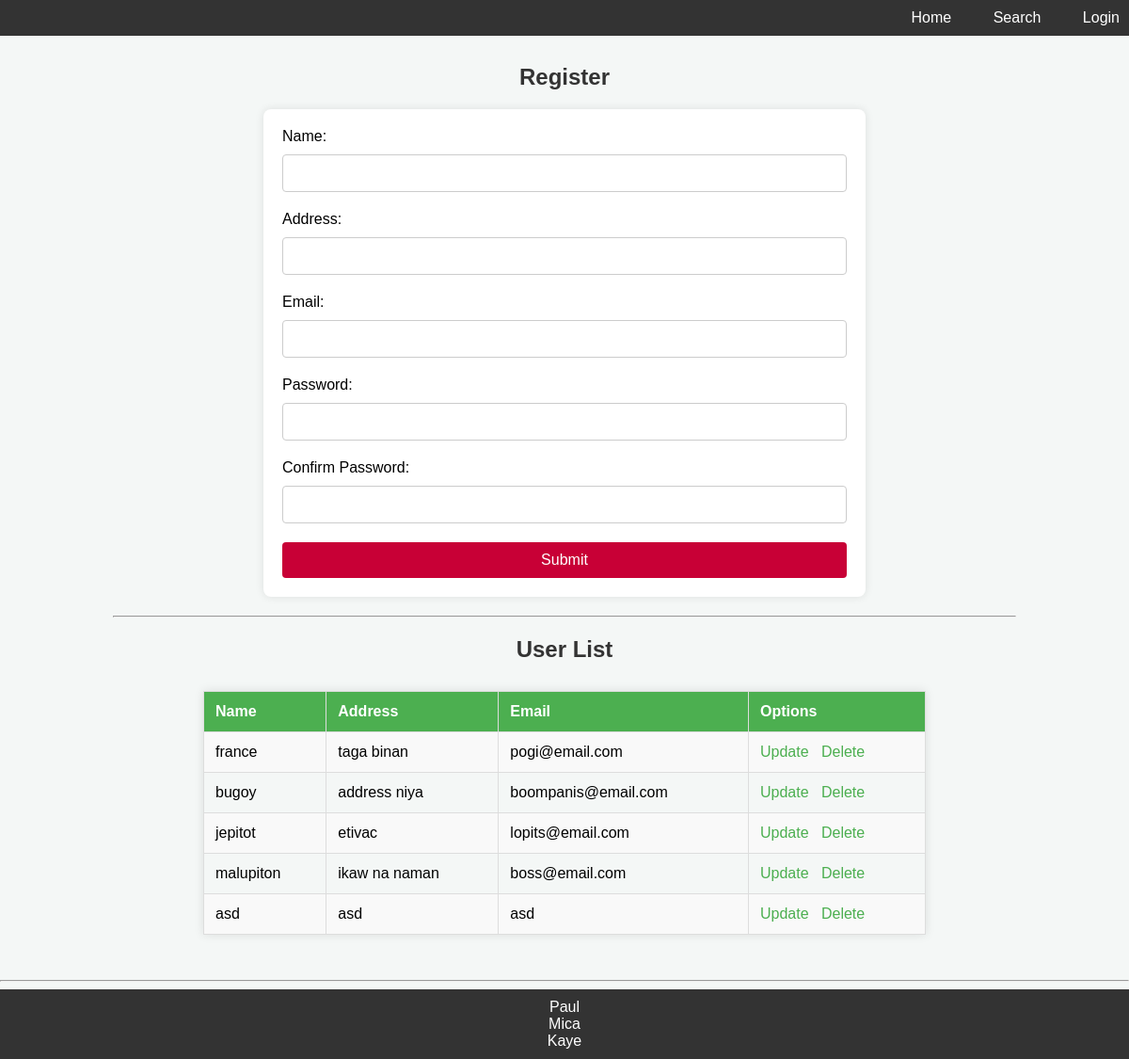
The app's page /user/index.php with its own data.
### tables this page shows
CREATE TABLE `mytbl` (
  `id` int(11) NOT NULL,
  `name` varchar(255) NOT NULL,
  `address` varchar(255) NOT NULL,
  `email` varchar(255) NOT NULL
);

### user/index.php (the view, shortened to what this page needs)
<?php
$name = $address = $email = $password = $cpassword =  "";
?>
<?php include("nav.php"); ?>
<div class="container">
    <h2>Register</h2>
    <form method="POST" action="<?php htmlspecialchars("PHP_SELF");?>">
        <label for="name">Name:</label>
        <input type="text" name="name" value="<?php echo $name; ?>">
        <label for="address">Address:</label>
        <input type="text" name="address" value="<?php echo $address; ?>">
        <label for="email">Email:</label>
        <input type="text" name="email" value="<?php echo $email; ?>">
        <label for="password">Password:</label>
        <input type="password" name="password" value="<?php echo $password; ?>">
        <label for="cpassword">Confirm Password:</label>
        <input type="password" name="cpassword" value="<?php echo $cpassword; ?>">
        <input type="submit" value="Submit">
    </form>
    <hr>
    <h2>User List</h2>
    <table>
        <tr>
            <th>Name</th>
            <th>Address</th>
            <th>Email</th>
            <th>Options</th>
        </tr>
        <?php
            $view_query = mysqli_query($connections, "SELECT * FROM mytbl");
            while ($row = mysqli_fetch_assoc($view_query)){
                $user_id = $row['id'];
                $db_name = $row["name"];
                $db_address = $row["address"];
                $db_email = $row["email"];
                echo "<tr>
                        <td>$db_name</td>
                        <td>$db_address</td>
                        <td>$db_email</td>
                        <td>
                        <a href='edit.php?id=$user_id'>Update</a> &nbsp;
                        <a href='confirmdelete.php?id=$user_id'>Delete</a>
                        </td>
                    </tr>";
            }
        ?>
    </table>
</div>
<hr>
<div class="footer">
    <?php
        $Paul = "Paul";
        $Mica = "Mica";
        $Kaye = "Kaye";
        $names = array($Paul, $Mica, $Kaye);
        foreach($names as $display_names){
            echo $display_names . "<br>";
        }
    ?>
</div>

### user/nav.php
<nav>
    <ul>
        <li><a href="index.php">Home</a></li>
        <li><a href="search.php">Search</a></li>
        <li><a href="login.php">Login</a></li>
    </ul>
</nav>

### user/index.php (style rules this page uses)
h1, h2 { text-align: center; color: #333; }
.container { width: 80%; margin: 0 auto; padding: 10px; }
form { background-color: #fff; padding: 20px; border-radius: 8px; box-shadow: 0 0 10px rgba(0, 0, 0, 0.1); max-width: 600px; margin: 20px auto; }
input[type="text"], input[type="password"] { width: 100%; padding: 10px; margin: 10px 0 5px; border: 1px solid #ccc; border-radius: 4px; font-size: 16px; }
input[type="submit"] { background-color: #c80036; color: white; padding: 10px 20px; border: none; border-radius: 4px; cursor: pointer; font-size: 16px; width: 100%; }
table { width: 80%; margin: 30px auto; border-collapse: collapse; box-shadow: 0 0 10px rgba(0, 0, 0, 0.1); }
table, th, td { border: 1px solid #ddd; }
th, td { padding: 12px; text-align: left; }
th { background-color: #4CAF50; color: white; }
tr:nth-child(even) { background-color: #f9f9f9; }
a { color: #4CAF50; text-decoration: none; }
.footer { text-align: center; padding: 10px; background-color: #333; color: white; }
nav { background-color: #333; padding: 10px 0; }
nav ul { list-style-type: none; margin: 0; padding: 0; text-align: right; }
nav ul li { display: inline; margin-left: 20px; }
nav ul li a { color: white; text-decoration: none; padding: 10px; }

### records on screen
mytbl: name "france", address "taga binan", email "pogi@email.com"
mytbl: name "bugoy", address "address niya", email "boompanis@email.com"
mytbl: name "jepitot", address "etivac", email "lopits@email.com"
mytbl: name "malupiton", address "ikaw na naman", email "boss@email.com"
mytbl: name "asd", address "asd", email "asd"

### other values on screen
$display_names "Paul"
$display_names "Mica"
$display_names "Kaye"
